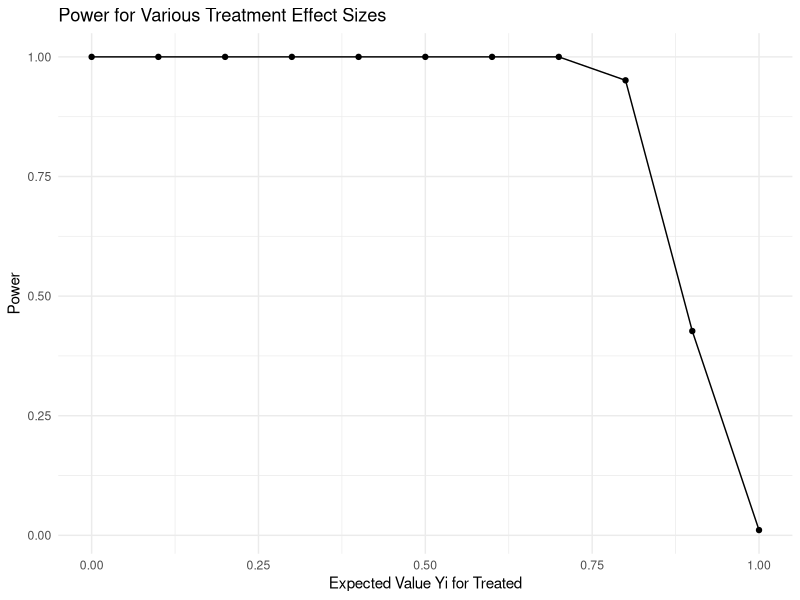
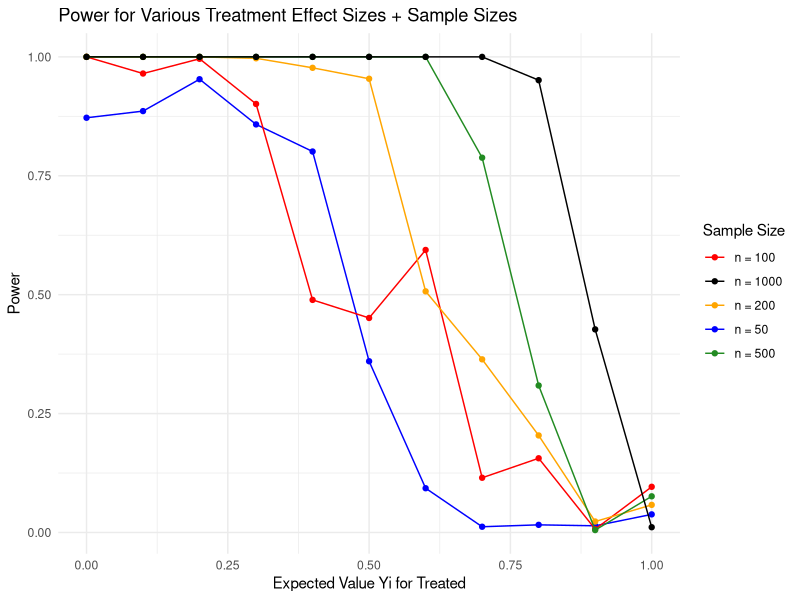

Recreate these plots in R, in order. (Note: this script raises an error after producing the figures.)
## ---- chunk 1
#setup
#install.packages("tidyverse")

#open libraries
library(tidyverse)

## ---- chunk 2

#a.
#function to randomly assign treatment (P = 0.5) given 2 vectors of 
#potential outcomes

treatFx <- function(v1, v0){
  #randomly assign treatment, 1 = treated, 0 = control
  treat <- rbinom(n = length(v1), size = 1, prob = 0.5)
  
  #create vector for obs outcomes under treatment: keep 
  #outcomes if treated, otherwise not observed
  yi1 <- ifelse(treat == 1, v1, NA)
  
  #create vector for obs outcomes under control: keep 
  #outcomes if control, otherwise not observed
  yi0 <- ifelse(treat == 0, v0, NA)
  
  #calculate ATE: mean yi1 - mean yi0
  ate <- mean(yi1, na.rm = T) - mean(yi0, na.rm = T)
  
  #standard error:sqrt(var yi1/n yi1 + var yi0/n yi0)
  se <- sqrt((var(yi1, na.rm = T)/sum(treat == 1)) +
               var(yi0, na.rm = T)/sum(treat == 0))
  
  #t statistic
  tstat <- ate/se

  
  #return p value for t statistic:
  #want two sided, so multiply by 2
  #take abs value and upper tail to keep
  #consistent behavior for treat means gt or lt control means
  return(pt(q = abs(tstat), df = length(v1) - 2, lower.tail = F)*2)
  
}

## ---- chunk 3
#1 and 2
set.seed(02139)

#outcomes under control: mean = 1, var/sd = 1
y0 <- rnorm(n = 1000, mean = 1, sd = 1)

#outcomes under treatment: mean = t = 0.2; var/sd = 1
y1 <- rnorm(n = 1000, mean = 0.2, sd = 1)

#run function
treatFx(y1, y0)


## ---- chunk 4
#b.
#repeat process 10,000 times
reps.10k.02 <- replicate(n = 10000, 
                         expr = treatFx(v1 = y1, v0 = y0),
                         simplify = "vector")

#get % p values < 0.05
sum(reps.10k.02 < 0.05) / (length(reps.10k.02)) #100% < 0.05

## ---- chunk 5
#c.
#function that does repeated simulation, which can be called by map function
#m1 = treatment effect
replicateSimFx <- function(times = 1000, size = 1000, m1){
  
  #generate treatment vector given #obs(size), and mean (m1)
  v1 <- rnorm(n = size, mean = m1, sd = 1)

  #do simulation for 'times' times, with previously generated v0 and our new v1
  res <- replicate(n = times, 
                   expr = treatFx(v0 = y0, v1 = v1), 
                   simplify = "vector")
  
  #return % of values <0.05
  return(sum(res < 0.05) / (length(res)))
  
}


#run simulation for different values of treatment group mean (0 - 1, along increases of .1), 
#1000 reps each per args in replicateSimFx
results <- purrr::map_dbl(seq(0, 1, .1), ~replicateSimFx(m1 = .x))

#plot results
as.data.frame(cbind(results, seq(0, 1, .1))) %>%
  ggplot(aes(x = V2, y = results)) +
  geom_point() +
  geom_line() +
  theme_minimal() +
  labs(x = "Expected Value Yi for Treated", y = "Power") +
  ggtitle("Power for Various Treatment Effect Sizes")


## ---- chunk 6
#d.
#add in sampling of diff sizes to previous function: sample.n = sample size, size = popl size
replicateSimFx2 <- function(times = 1000, size = 1000, m1, sample.n){
  
  #generate treatment vector given #obs(size), and mean (m1)
  v1 <- rnorm(n = size, mean = m1, sd = 1)
  
  #generate random sample of size sample.n
  v1.samp <- sample(v1, size = sample.n, replace = FALSE)
 

  #do simulation for 'times' times, with previously generated v0 and our new v1.samp
  res <- replicate(n = times, 
                   expr = treatFx(v0 = y0, v1 = v1.samp), 
                   simplify = "vector")
  
  #return % of values <0.05
  return(sum(res < 0.05) / (length(res)))
  
}


#replicate with sample size 50, various effect sizes 0-1
results.50 <- purrr::map_dbl(seq(0, 1, .1), ~replicateSimFx2(m1 = .x, sample.n = 50))

#draw random sample of 100 and repeat
results.100 <- purrr::map_dbl(seq(0, 1, .1), ~replicateSimFx2(m1 = .x, sample.n = 100))

#draw random sample of 200 and repeat
results.200 <- purrr::map_dbl(seq(0, 1, .1), ~replicateSimFx2(m1 = .x, sample.n = 200))

#draw random sample of 500 and repeat
results.500 <- purrr::map_dbl(seq(0, 1, .1), ~replicateSimFx2(m1 = .x, sample.n = 500))

#add these lines to graph
as.data.frame(cbind(results, 
                    results.50,
                    results.100,
                    results.200,
                    results.500,
                    seq(0, 1, .1))) %>%
  ggplot(aes(x = V6)) +
  #sample size 50
  geom_point(aes(y = results.50, color = "50")) + geom_line(aes(y = results.50, color = "50")) + 
  #sample size 100
  geom_point(aes(y = results.100, color = "100")) + geom_line(aes(y = results.100, color = "100")) +
  #sample size 200
  geom_point(aes(y = results.200, color = "200")) + geom_line(aes(y = results.200, color = "200")) +
  #sample size 500
  geom_point(aes(y = results.500, color = "500")) + geom_line(aes(y = results.500, color = "500")) +
  #sample size 1000
  geom_point(aes(y = results, color = "1000")) + geom_line(aes(y = results, color = "1000")) +
  theme_minimal() +
  labs(x = "Expected Value Yi for Treated", y = "Power") +
  ggtitle("Power for Various Treatment Effect Sizes + Sample Sizes") +
  #add color legend
  scale_color_manual(labels = paste0("n = ", c(100, 1000, 200, 50, 500)),
                     values = c("red", "black", "orange", "blue", "forestgreen"),
                     name = "Sample Size")





## ---- chunk 7
#reset the seed
set.seed(02139)

#generate vector of cluster memberships
jij <- rep(c(1:50), each = 20)

#draw group level means for each cluster
jij.mu <- runif(n = 50, min = 0, max = 10)

#data frame of cluster num + cluster mean
clusterInfo <- as.data.frame(cbind(c(1:50), jij.mu))

#observation frame to match to clusterInfo
obs.frame <- as.data.frame(cbind(jij)) #1:1000 is individual obs number

#now assign each individual observation its cluster mean
matched <- clusterInfo %>% right_join(obs.frame, by = c("V1" = "jij"))

#add individual error term
jij.error <- rnorm(n = 1000, mean = 0, sd = 1)

#generate thecorrelated error terms as group mean + individual error
group.corr.error <- matched$jij.mu + jij.error

#add to old y0 vector and call y*0
y0star <- y0 + group.corr.error



## ---- chunk 8
#b.
#modify function from pt 1 to sample by cluster

treatFxClus <- function(v1, v0, cluster){
  
  #######################################
  # Assign Treatment
  ######################################
  
  #randomly assign treatment by cluster, 1 = treated, 0 = control
  #where 1/2 clusters are treated
  treat <- sample(x = cluster, size = length(unique(cluster))/2, replace = FALSE)
  
  #create vector for obs outcomes under treatment: keep 
  #outcomes if treated, otherwise not observed
   yi1 <- ifelse(cluster %in% treat, v1, NA)
   
   #create vector for obs outcomes under control: keep 
   #outcomes if control (!treat), otherwise not observed
   yi0 <- ifelse(!cluster %in% treat, v0, NA)
   
   ##########################################
   # Get ATE
   ########################################
   
   #clusters are equal size, so simple diff in means is unbiased
   #estimator of ATE
   ate <- mean(yi1, na.rm = T) - mean(yi0, na.rm = T)
  
   ############################################
   # Get SE
   ############################################
   
   #because clusters are equal size, can use standard robust
   #estimator from diff in means
   #(var of treat group/n treat group) + (var control/n control)
  ate.var <- (var(olken[olken$treat.invite == 1, "pct.missing"])/
              nrow(olken[olken$treat.invite == 1,])) +
  (var(olken[olken$treat.invite == 0, "pct.missing"])/
     nrow(olken[olken$treat.invite == 0,]))

  #to get se, take sqrt
  se <- sqrt(ate.var)
  
  
   #t statistic
   tstat <- ate/se

  
  #return p value for t statistic:
  #want two sided, so multiply by 2
  #take abs value and upper tail to keep
  #consistent behavior for treat means gt or lt control means
  return(pt(q = abs(tstat), df = length(v1) - 2, lower.tail = F)*2)
  
}
treatFxClus(y1, y0, c(1:50))

## ---- chunk 9
 
  ##########################################################
  # Get Components of ICC                               
  #########################################################
  #control is every other cluster
  #create index of clusters that have not been treated
  control.index <- ! 1:50 %in% treat
  
  #initialize dummy vector for control of length 25
  control <- c(rep(999, 25))
  
  #iterate over it to add control group #s
  #j = index of vector to add to, start it at 1
  
  j <- 1
  for (i in 1:50){
    if (control.index[i]){
      control[j] <- i
      j <- j + 1 #add 1 to move index up
    }
  }
   
  #now 'control' is the list of clusters not treated
  
  #get variance by cluster: pt 2 (actually getting variance)
  #means for treatment clusters
  treat.means <- aggregate(cbind(yi1[!is.na(yi1)]), by = list(treat = treat), FUN = mean, na.rm = T)
  
  #mean for control clusters
  control.means <- aggregate(cbind(yi0[!is.na(yi0)]), by = list(control = control), FUN = mean, na.rm = T)
   
  #get global mean (of all observations)
  global.mean <- mean(c(yi1, yi0), na.rm = T)
   
  #get total variance: sum of all individual Y - global mean
  tot.var <- sum((c(yi1[!is.na(yi1)], yi0[!is.na(yi0)]) - global.mean)^2)
  
  #get betwen cluster variance (squared deviations of group means - global mean)
  between.var <- sum(20*((c(treat.means$V1, control.means$V1) - global.mean)^2))
  
  #get ICC
  icc <- between.var/tot.var
  
  #get design effect correction to multiply se to
  design.correction <- 1 + ((20 - 1)*icc)
  
  
  ###########################################
  #Get standard error 
  ##########################################
